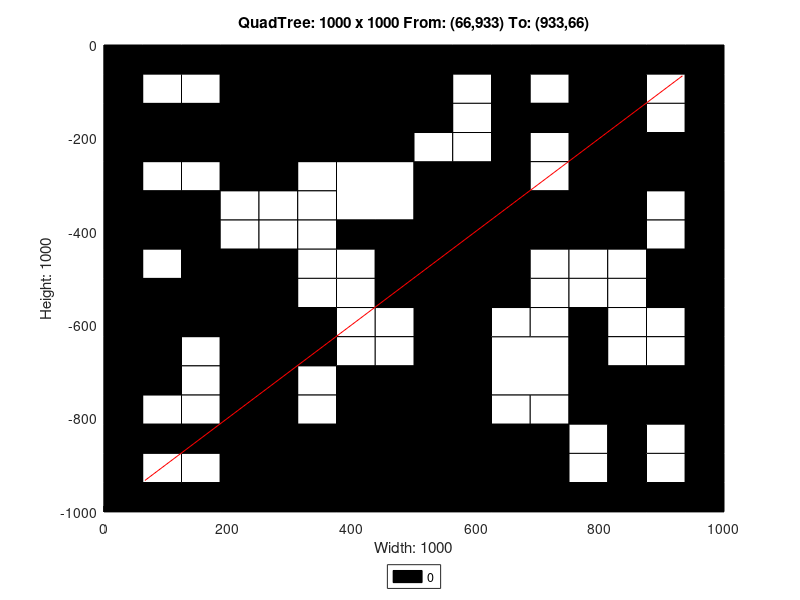

This chart was generated by the following MATLAB code:
axis([0 1000 -1000 0]);
title('QuadTree: 1000 x 1000 From: (66,933) To: (933,66)');
xlabel('Width: 1000');
ylabel('Height: 1000');
rectangle('Position',[250 -250 250 250], 'FaceColor',[0 0 0]);
rectangle('Position',[0 -250 125 125], 'FaceColor',[0 0 0]);
rectangle('Position',[125 -250 125 125], 'FaceColor',[0 0 0]);
rectangle('Position',[375 -375 125 125], 'FaceColor',[1 1 1]);
rectangle('Position',[750 -125 125 125], 'FaceColor',[0 0 0]);
rectangle('Position',[750 -250 125 125], 'FaceColor',[0 0 0]);
rectangle('Position',[500 -375 125 125], 'FaceColor',[0 0 0]);
rectangle('Position',[500 -500 125 125], 'FaceColor',[0 0 0]);
rectangle('Position',[750 -375 125 125], 'FaceColor',[0 0 0]);
rectangle('Position',[0 -625 125 125], 'FaceColor',[0 0 0]);
rectangle('Position',[125 -625 125 125], 'FaceColor',[0 0 0]);
rectangle('Position',[0 -750 125 125], 'FaceColor',[0 0 0]);
rectangle('Position',[375 -875 125 125], 'FaceColor',[0 0 0]);
rectangle('Position',[250 -1000 125 125], 'FaceColor',[0 0 0]);
rectangle('Position',[375 -1000 125 125], 'FaceColor',[0 0 0]);
rectangle('Position',[500 -625 125 125], 'FaceColor',[0 0 0]);
rectangle('Position',[500 -750 125 125], 'FaceColor',[0 0 0]);
rectangle('Position',[625 -750 125 125], 'FaceColor',[1 1 1]);
rectangle('Position',[500 -875 125 125], 'FaceColor',[0 0 0]);
rectangle('Position',[500 -1000 125 125], 'FaceColor',[0 0 0]);
rectangle('Position',[625 -1000 125 125], 'FaceColor',[0 0 0]);
rectangle('Position',[0 -62.5 62.5 62.5], 'FaceColor',[0 0 0]);
rectangle('Position',[62.5 -62.5 62.5 62.5], 'FaceColor',[0 0 0]);
rectangle('Position',[0 -125 62.5 62.5], 'FaceColor',[0 0 0]);
rectangle('Position',[62.5 -125 62.5 62.5], 'FaceColor',[1 1 1]);
rectangle('Position',[125 -62.5 62.5 62.5], 'FaceColor',[0 0 0]);
rectangle('Position',[187.5 -62.5 62.5 62.5], 'FaceColor',[0 0 0]);
rectangle('Position',[125 -125 62.5 62.5], 'FaceColor',[1 1 1]);
rectangle('Position',[187.5 -125 62.5 62.5], 'FaceColor',[0 0 0]);
rectangle('Position',[0 -312.5 62.5 62.5], 'FaceColor',[0 0 0]);
rectangle('Position',[62.5 -312.5 62.5 62.5], 'FaceColor',[1 1 1]);
rectangle('Position',[0 -375 62.5 62.5], 'FaceColor',[0 0 0]);
rectangle('Position',[62.5 -375 62.5 62.5], 'FaceColor',[0 0 0]);
rectangle('Position',[125 -312.5 62.5 62.5], 'FaceColor',[1 1 1]);
rectangle('Position',[187.5 -312.5 62.5 62.5], 'FaceColor',[0 0 0]);
rectangle('Position',[125 -375 62.5 62.5], 'FaceColor',[0 0 0]);
rectangle('Position',[187.5 -375 62.5 62.5], 'FaceColor',[1 1 1]);
rectangle('Position',[0 -437.5 62.5 62.5], 'FaceColor',[0 0 0]);
rectangle('Position',[62.5 -437.5 62.5 62.5], 'FaceColor',[0 0 0]);
rectangle('Position',[0 -500 62.5 62.5], 'FaceColor',[0 0 0]);
rectangle('Position',[62.5 -500 62.5 62.5], 'FaceColor',[1 1 1]);
rectangle('Position',[125 -437.5 62.5 62.5], 'FaceColor',[0 0 0]);
rectangle('Position',[187.5 -437.5 62.5 62.5], 'FaceColor',[1 1 1]);
rectangle('Position',[125 -500 62.5 62.5], 'FaceColor',[0 0 0]);
rectangle('Position',[187.5 -500 62.5 62.5], 'FaceColor',[0 0 0]);
rectangle('Position',[250 -312.5 62.5 62.5], 'FaceColor',[0 0 0]);
rectangle('Position',[312.5 -312.5 62.5 62.5], 'FaceColor',[1 1 1]);
rectangle('Position',[250 -375 62.5 62.5], 'FaceColor',[1 1 1]);
rectangle('Position',[312.5 -375 62.5 62.5], 'FaceColor',[1 1 1]);
rectangle('Position',[250 -437.5 62.5 62.5], 'FaceColor',[1 1 1]);
rectangle('Position',[312.5 -437.5 62.5 62.5], 'FaceColor',[1 1 1]);
rectangle('Position',[250 -500 62.5 62.5], 'FaceColor',[0 0 0]);
rectangle('Position',[312.5 -500 62.5 62.5], 'FaceColor',[1 1 1]);
rectangle('Position',[375 -437.5 62.5 62.5], 'FaceColor',[0 0 0]);
rectangle('Position',[437.5 -437.5 62.5 62.5], 'FaceColor',[0 0 0]);
rectangle('Position',[375 -500 62.5 62.5], 'FaceColor',[1 1 1]);
rectangle('Position',[437.5 -500 62.5 62.5], 'FaceColor',[0 0 0]);
rectangle('Position',[500 -62.5 62.5 62.5], 'FaceColor',[0 0 0]);
rectangle('Position',[562.5 -62.5 62.5 62.5], 'FaceColor',[0 0 0]);
rectangle('Position',[500 -125 62.5 62.5], 'FaceColor',[0 0 0]);
rectangle('Position',[562.5 -125 62.5 62.5], 'FaceColor',[1 1 1]);
rectangle('Position',[625 -62.5 62.5 62.5], 'FaceColor',[0 0 0]);
rectangle('Position',[687.5 -62.5 62.5 62.5], 'FaceColor',[0 0 0]);
rectangle('Position',[625 -125 62.5 62.5], 'FaceColor',[0 0 0]);
rectangle('Position',[687.5 -125 62.5 62.5], 'FaceColor',[1 1 1]);
rectangle('Position',[500 -187.5 62.5 62.5], 'FaceColor',[0 0 0]);
rectangle('Position',[562.5 -187.5 62.5 62.5], 'FaceColor',[1 1 1]);
rectangle('Position',[500 -250 62.5 62.5], 'FaceColor',[1 1 1]);
rectangle('Position',[562.5 -250 62.5 62.5], 'FaceColor',[1 1 1]);
rectangle('Position',[625 -187.5 62.5 62.5], 'FaceColor',[0 0 0]);
rectangle('Position',[687.5 -187.5 62.5 62.5], 'FaceColor',[0 0 0]);
rectangle('Position',[625 -250 62.5 62.5], 'FaceColor',[0 0 0]);
rectangle('Position',[687.5 -250 62.5 62.5], 'FaceColor',[1 1 1]);
rectangle('Position',[875 -62.5 62.5 62.5], 'FaceColor',[0 0 0]);
rectangle('Position',[937.5 -62.5 62.5 62.5], 'FaceColor',[0 0 0]);
rectangle('Position',[875 -125 62.5 62.5], 'FaceColor',[1 1 1]);
rectangle('Position',[937.5 -125 62.5 62.5], 'FaceColor',[0 0 0]);
rectangle('Position',[875 -187.5 62.5 62.5], 'FaceColor',[1 1 1]);
rectangle('Position',[937.5 -187.5 62.5 62.5], 'FaceColor',[0 0 0]);
rectangle('Position',[875 -250 62.5 62.5], 'FaceColor',[0 0 0]);
rectangle('Position',[937.5 -250 62.5 62.5], 'FaceColor',[0 0 0]);
rectangle('Position',[625 -312.5 62.5 62.5], 'FaceColor',[0 0 0]);
rectangle('Position',[687.5 -312.5 62.5 62.5], 'FaceColor',[1 1 1]);
rectangle('Position',[625 -375 62.5 62.5], 'FaceColor',[0 0 0]);
rectangle('Position',[687.5 -375 62.5 62.5], 'FaceColor',[0 0 0]);
rectangle('Position',[625 -437.5 62.5 62.5], 'FaceColor',[0 0 0]);
rectangle('Position',[687.5 -437.5 62.5 62.5], 'FaceColor',[0 0 0]);
rectangle('Position',[625 -500 62.5 62.5], 'FaceColor',[0 0 0]);
rectangle('Position',[687.5 -500 62.5 62.5], 'FaceColor',[1 1 1]);
rectangle('Position',[875 -312.5 62.5 62.5], 'FaceColor',[0 0 0]);
rectangle('Position',[937.5 -312.5 62.5 62.5], 'FaceColor',[0 0 0]);
rectangle('Position',[875 -375 62.5 62.5], 'FaceColor',[1 1 1]);
rectangle('Position',[937.5 -375 62.5 62.5], 'FaceColor',[0 0 0]);
rectangle('Position',[750 -437.5 62.5 62.5], 'FaceColor',[0 0 0]);
rectangle('Position',[812.5 -437.5 62.5 62.5], 'FaceColor',[0 0 0]);
rectangle('Position',[750 -500 62.5 62.5], 'FaceColor',[1 1 1]);
rectangle('Position',[812.5 -500 62.5 62.5], 'FaceColor',[1 1 1]);
rectangle('Position',[875 -437.5 62.5 62.5], 'FaceColor',[1 1 1]);
rectangle('Position',[937.5 -437.5 62.5 62.5], 'FaceColor',[0 0 0]);
rectangle('Position',[875 -500 62.5 62.5], 'FaceColor',[0 0 0]);
rectangle('Position',[937.5 -500 62.5 62.5], 'FaceColor',[0 0 0]);
rectangle('Position',[125 -687.5 62.5 62.5], 'FaceColor',[1 1 1]);
rectangle('Position',[187.5 -687.5 62.5 62.5], 'FaceColor',[0 0 0]);
rectangle('Position',[125 -750 62.5 62.5], 'FaceColor',[1 1 1]);
rectangle('Position',[187.5 -750 62.5 62.5], 'FaceColor',[0 0 0]);
rectangle('Position',[250 -562.5 62.5 62.5], 'FaceColor',[0 0 0]);
rectangle('Position',[312.5 -562.5 62.5 62.5], 'FaceColor',[1 1 1]);
rectangle('Position',[250 -625 62.5 62.5], 'FaceColor',[0 0 0]);
rectangle('Position',[312.5 -625 62.5 62.5], 'FaceColor',[0 0 0]);
rectangle('Position',[375 -562.5 62.5 62.5], 'FaceColor',[1 1 1]);
rectangle('Position',[437.5 -562.5 62.5 62.5], 'FaceColor',[0 0 0]);
rectangle('Position',[375 -625 62.5 62.5], 'FaceColor',[1 1 1]);
rectangle('Position',[437.5 -625 62.5 62.5], 'FaceColor',[1 1 1]);
rectangle('Position',[250 -687.5 62.5 62.5], 'FaceColor',[0 0 0]);
rectangle('Position',[312.5 -687.5 62.5 62.5], 'FaceColor',[0 0 0]);
rectangle('Position',[250 -750 62.5 62.5], 'FaceColor',[0 0 0]);
rectangle('Position',[312.5 -750 62.5 62.5], 'FaceColor',[1 1 1]);
rectangle('Position',[375 -687.5 62.5 62.5], 'FaceColor',[1 1 1]);
rectangle('Position',[437.5 -687.5 62.5 62.5], 'FaceColor',[1 1 1]);
rectangle('Position',[375 -750 62.5 62.5], 'FaceColor',[0 0 0]);
rectangle('Position',[437.5 -750 62.5 62.5], 'FaceColor',[0 0 0]);
rectangle('Position',[0 -812.5 62.5 62.5], 'FaceColor',[0 0 0]);
rectangle('Position',[62.5 -812.5 62.5 62.5], 'FaceColor',[1 1 1]);
rectangle('Position',[0 -875 62.5 62.5], 'FaceColor',[0 0 0]);
rectangle('Position',[62.5 -875 62.5 62.5], 'FaceColor',[0 0 0]);
rectangle('Position',[125 -812.5 62.5 62.5], 'FaceColor',[1 1 1]);
rectangle('Position',[187.5 -812.5 62.5 62.5], 'FaceColor',[0 0 0]);
rectangle('Position',[125 -875 62.5 62.5], 'FaceColor',[0 0 0]);
rectangle('Position',[187.5 -875 62.5 62.5], 'FaceColor',[0 0 0]);
rectangle('Position',[0 -937.5 62.5 62.5], 'FaceColor',[0 0 0]);
rectangle('Position',[62.5 -937.5 62.5 62.5], 'FaceColor',[1 1 1]);
rectangle('Position',[0 -1000 62.5 62.5], 'FaceColor',[0 0 0]);
rectangle('Position',[62.5 -1000 62.5 62.5], 'FaceColor',[0 0 0]);
rectangle('Position',[125 -937.5 62.5 62.5], 'FaceColor',[1 1 1]);
rectangle('Position',[187.5 -937.5 62.5 62.5], 'FaceColor',[0 0 0]);
rectangle('Position',[125 -1000 62.5 62.5], 'FaceColor',[0 0 0]);
rectangle('Position',[187.5 -1000 62.5 62.5], 'FaceColor',[0 0 0]);
rectangle('Position',[250 -812.5 62.5 62.5], 'FaceColor',[0 0 0]);
rectangle('Position',[312.5 -812.5 62.5 62.5], 'FaceColor',[1 1 1]);
rectangle('Position',[250 -875 62.5 62.5], 'FaceColor',[0 0 0]);
rectangle('Position',[312.5 -875 62.5 62.5], 'FaceColor',[0 0 0]);
rectangle('Position',[625 -562.5 62.5 62.5], 'FaceColor',[0 0 0]);
rectangle('Position',[687.5 -562.5 62.5 62.5], 'FaceColor',[1 1 1]);
rectangle('Position',[625 -625 62.5 62.5], 'FaceColor',[1 1 1]);
rectangle('Position',[687.5 -625 62.5 62.5], 'FaceColor',[1 1 1]);
rectangle('Position',[750 -562.5 62.5 62.5], 'FaceColor',[1 1 1]);
rectangle('Position',[812.5 -562.5 62.5 62.5], 'FaceColor',[1 1 1]);
rectangle('Position',[750 -625 62.5 62.5], 'FaceColor',[0 0 0]);
rectangle('Position',[812.5 -625 62.5 62.5], 'FaceColor',[1 1 1]);
rectangle('Position',[875 -562.5 62.5 62.5], 'FaceColor',[0 0 0]);
rectangle('Position',[937.5 -562.5 62.5 62.5], 'FaceColor',[0 0 0]);
rectangle('Position',[875 -625 62.5 62.5], 'FaceColor',[1 1 1]);
rectangle('Position',[937.5 -625 62.5 62.5], 'FaceColor',[0 0 0]);
rectangle('Position',[750 -687.5 62.5 62.5], 'FaceColor',[0 0 0]);
rectangle('Position',[812.5 -687.5 62.5 62.5], 'FaceColor',[1 1 1]);
rectangle('Position',[750 -750 62.5 62.5], 'FaceColor',[0 0 0]);
rectangle('Position',[812.5 -750 62.5 62.5], 'FaceColor',[0 0 0]);
rectangle('Position',[875 -687.5 62.5 62.5], 'FaceColor',[1 1 1]);
rectangle('Position',[937.5 -687.5 62.5 62.5], 'FaceColor',[0 0 0]);
rectangle('Position',[875 -750 62.5 62.5], 'FaceColor',[0 0 0]);
rectangle('Position',[937.5 -750 62.5 62.5], 'FaceColor',[0 0 0]);
rectangle('Position',[625 -812.5 62.5 62.5], 'FaceColor',[1 1 1]);
rectangle('Position',[687.5 -812.5 62.5 62.5], 'FaceColor',[1 1 1]);
rectangle('Position',[625 -875 62.5 62.5], 'FaceColor',[0 0 0]);
rectangle('Position',[687.5 -875 62.5 62.5], 'FaceColor',[0 0 0]);
rectangle('Position',[750 -812.5 62.5 62.5], 'FaceColor',[0 0 0]);
rectangle('Position',[812.5 -812.5 62.5 62.5], 'FaceColor',[0 0 0]);
rectangle('Position',[750 -875 62.5 62.5], 'FaceColor',[1 1 1]);
rectangle('Position',[812.5 -875 62.5 62.5], 'FaceColor',[0 0 0]);
rectangle('Position',[875 -812.5 62.5 62.5], 'FaceColor',[0 0 0]);
rectangle('Position',[937.5 -812.5 62.5 62.5], 'FaceColor',[0 0 0]);
rectangle('Position',[875 -875 62.5 62.5], 'FaceColor',[1 1 1]);
rectangle('Position',[937.5 -875 62.5 62.5], 'FaceColor',[0 0 0]);
rectangle('Position',[750 -937.5 62.5 62.5], 'FaceColor',[1 1 1]);
rectangle('Position',[812.5 -937.5 62.5 62.5], 'FaceColor',[0 0 0]);
rectangle('Position',[750 -1000 62.5 62.5], 'FaceColor',[0 0 0]);
rectangle('Position',[812.5 -1000 62.5 62.5], 'FaceColor',[0 0 0]);
rectangle('Position',[875 -937.5 62.5 62.5], 'FaceColor',[1 1 1]);
rectangle('Position',[937.5 -937.5 62.5 62.5], 'FaceColor',[0 0 0]);
rectangle('Position',[875 -1000 62.5 62.5], 'FaceColor',[0 0 0]);
rectangle('Position',[937.5 -1000 62.5 62.5], 'FaceColor',[0 0 0]);
X=[933,66];
Y=[-66,-933];
hold on;
plot(X,Y,'r');
legend('0','Location','southoutside');
